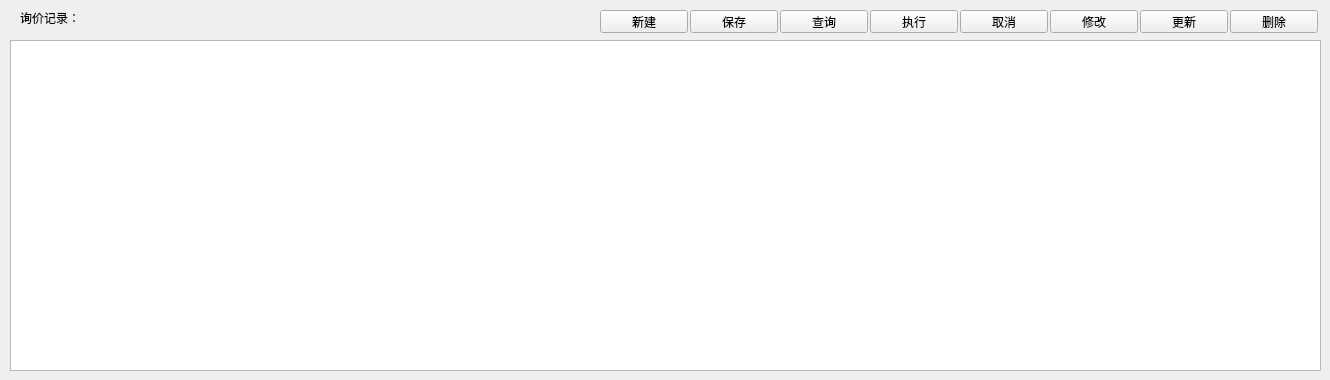
    <widget class="QWidget" name="Dtab_Purchase_Inquiry">
     <attribute name="title">
      <string>采购询价</string>
     </attribute>
     <widget class="QTableWidget" name="tbw_Purchase_Inquiry_Rec">
      <property name="geometry">
       <rect>
        <x>10</x>
        <y>40</y>
        <width>1311</width>
        <height>331</height>
       </rect>
      </property>
     </widget>
     <widget class="QLabel" name="label_120">
      <property name="geometry">
       <rect>
        <x>20</x>
        <y>10</y>
        <width>81</width>
        <height>16</height>
       </rect>
      </property>
      <property name="text">
       <string>询价记录：</string>
      </property>
     </widget>
     <widget class="QPushButton" name="pbtn_Purchase_Inquiry_Rec_Cancel">
      <property name="geometry">
       <rect>
        <x>960</x>
        <y>10</y>
        <width>88</width>
        <height>23</height>
       </rect>
      </property>
      <property name="text">
       <string>取消</string>
      </property>
     </widget>
     <widget class="QPushButton" name="pbtn_Purchase_Inquiry_Rec_Update">
      <property name="geometry">
       <rect>
        <x>1140</x>
        <y>10</y>
        <width>88</width>
        <height>23</height>
       </rect>
      </property>
      <property name="text">
       <string>更新</string>
      </property>
     </widget>
     <widget class="QPushButton" name="pbtn_Purchase_Inquiry_Rec_Delete">
      <property name="geometry">
       <rect>
        <x>1230</x>
        <y>10</y>
        <width>88</width>
        <height>23</height>
       </rect>
      </property>
      <property name="text">
       <string>删除</string>
      </property>
     </widget>
     <widget class="QPushButton" name="pbtn_Purchase_Inquiry_Rec_Save">
      <property name="geometry">
       <rect>
        <x>690</x>
        <y>10</y>
        <width>88</width>
        <height>23</height>
       </rect>
      </property>
      <property name="text">
       <string>保存</string>
      </property>
     </widget>
     <widget class="QPushButton" name="pbtn_Purchase_Inquiry_Rec_New">
      <property name="geometry">
       <rect>
        <x>600</x>
        <y>10</y>
        <width>88</width>
        <height>23</height>
       </rect>
      </property>
      <property name="text">
       <string>新建</string>
      </property>
     </widget>
     <widget class="QPushButton" name="pbtn_Purchase_Inquiry_Rec_Modify">
      <property name="geometry">
       <rect>
        <x>1050</x>
        <y>10</y>
        <width>88</width>
        <height>23</height>
       </rect>
      </property>
      <property name="text">
       <string>修改</string>
      </property>
     </widget>
     <widget class="QPushButton" name="pbtn_Purchase_Inquiry_Rec_Query">
      <property name="geometry">
       <rect>
        <x>780</x>
        <y>10</y>
        <width>88</width>
        <height>23</height>
       </rect>
      </property>
      <property name="text">
       <string>查询</string>
      </property>
     </widget>
     <widget class="QPushButton" name="pbtn_Purchase_Inquiry_Rec_Run">
      <property name="geometry">
       <rect>
        <x>870</x>
        <y>10</y>
        <width>88</width>
        <height>23</height>
       </rect>
      </property>
      <property name="text">
       <string>执行</string>
      </property>
     </widget>
    </widget>
